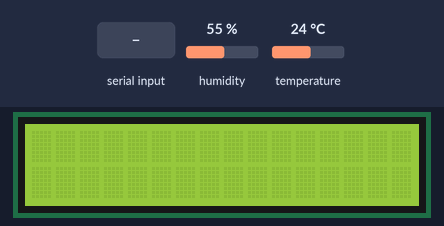
The sketch below on a simulated ESP32. On the bench: 16×2 character LCD. The test bench sets the inputs (shaded band); at power-on: humidity 55 %, temperature 24 °C. Nothing arrives over Bluetooth unless stated; what the sketch prints to the serial monitor is not drawn.

Above: at 1.2 s.
1.3 s: "in LCD\n" received over the second serial link
3.3 s: "Temperature\n" received over the second serial link
At 5.7 s:
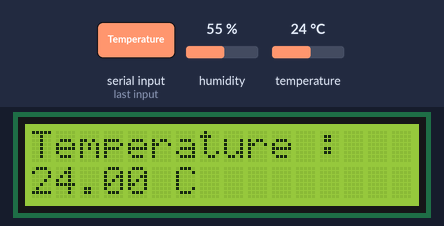
6.8 s: "Humidity\n" received over the second serial link
At 9.4 s:
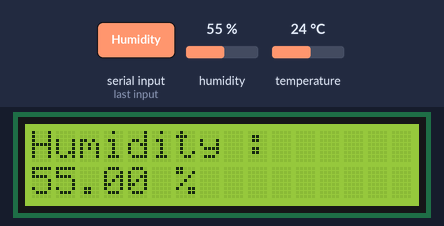
Timing chart, 0 to 10.9 s (numbered marks = the images above; inputs shaded):
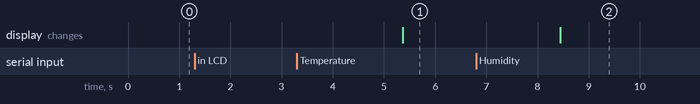

The sketch:

7th_Project_Only_LCD.ino
```cpp
// include all library
#include "DHT.h"
#include "BluetoothSerial.h"
#include <LiquidCrystal_I2C.h>
LiquidCrystal_I2C lcd(0x27,16,2);

// declare some variable
#define dhtpin 23
DHT dht(dhtpin, DHT11);
String message = "";
char incomingChar;
int wantToPrint = 0;
int printInLCD = 0;
BluetoothSerial SerialBT;

void setup() {
  Serial.begin(115200);
  SerialBT.begin("Jon's ESP32"); //Bluetooth device name
  Serial.println("The device started, now you can pair it with bluetooth!");

  // setting up the dht sensor
  dht.begin();

  // setting up the lcd
  lcd.begin();
  lcd.clear();
  lcd.backlight();
}

void loop() {
  // put your main code here, to run repeatedly:
  double humidity = dht.readHumidity();
  double temperature = dht.readTemperature(); // celius

  if (Serial.available()) {
    SerialBT.write(Serial.read());
  }
  if (SerialBT.available()) {
    incomingChar = SerialBT.read();
    if(incomingChar != '\n')
    {
      message += incomingChar;
    }else
    {
      message = "";
    }
    Serial.write(incomingChar);
  }

  if(message == "in LCD") // in case you want it to be printed in LCD
  {
    printInLCD = 1;
  }else if(message == "in Phone") // in case you want it to be printed on you phone
  {
    printInLCD = 0;
  }
  else if(wantToPrint && message != "") // in case you want to print some string
  {
    if(printInLCD)
    {
      lcd.clear();
      lcd.setCursor(0,0);
      lcd.print(message);
      if(message.length() > 16)
      {
        for(int i =0;i + 16 < message.length();i++)
        {
          lcd.setCursor(i,1);
          lcd.print(message[i+15]);
        }
      }
    }else
    {
      for(int i =0;i < message.length();i++) SerialBT.write(message[i]);
    }

    wantToPrint = 0;
  }
  else if(message == "Print") // declare that you want to print something
  {
    wantToPrint = 1;
    message = "";
  }else if(message == "Temperature") // ask about the temperature
  {
    if(printInLCD)
    {
      lcd.clear();
      lcd.setCursor(0,0);
      lcd.print("Temperature : ");
      lcd.setCursor(0,1);
      lcd.print(temperature);
      lcd.setCursor(5,1);
      lcd.print(" C");
    }else
    {
      for(int i =0;i < message.length();i++) SerialBT.write(message[i]);
      SerialBT.write(' ');
      SerialBT.write(':');
      SerialBT.write(' ');

      String temp = String(temperature);

      for(int i = 0;i < temp.length();i++) SerialBT.write(temp[i]);
      SerialBT.write(' ');
      SerialBT.write('°');
      SerialBT.write('C');
    }
  }else if(message == "Humidity") // ask about the humidity
  {
    if(printInLCD)
    {
      lcd.clear();
      lcd.setCursor(0,0);
      lcd.print("Humidity : ");
      lcd.setCursor(0,1);
      lcd.print(humidity);
      lcd.setCursor(5,1);
      lcd.print(" %");
    }else
    {
      for(int i =0;i < message.length();i++) SerialBT.write(message[i]);
      SerialBT.write(' ');
      SerialBT.write(':');
      SerialBT.write(' ');

      String temp = String(humidity);

      for(int i = 0;i < temp.length();i++) SerialBT.write(temp[i]);
      SerialBT.write(' ');
      SerialBT.write('%');
    }
  }

  delay(200);
}
```

Measured:
- after the input at 1.3 s, every drawn part: stays the same
- after the input at 3.3 s, the display: changes after 2.1 s (image 1)
- after the input at 6.8 s, the display: changes after 1.6 s (image 2)
